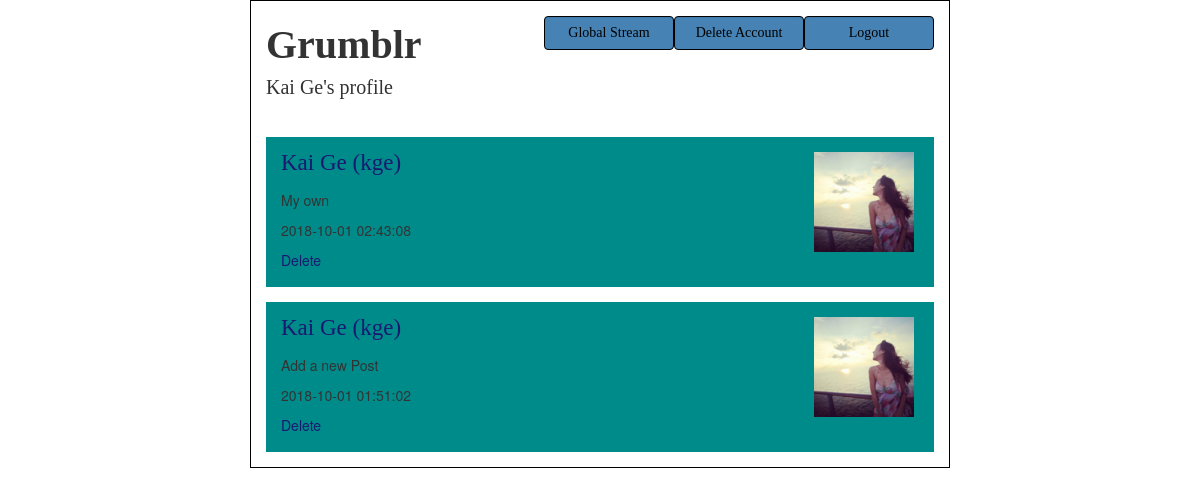
The page /grumblr/check-profile/1 (signed in) on the database its author committed.
### grumblr/models.py (models this page shows, shortened)
class User(AbstractUser):
    age = models.IntegerField(validators=[MinValueValidator(0), MaxValueValidator(150)], blank=True, null=True)
    image = models.ImageField(upload_to='profile_image', blank=True,
                              default='/static/imgs/default_photo.jpg')
    bio = models.ImageField(blank=True, max_length=420)
    followers = models.ManyToManyField(settings.AUTH_USER_MODEL)
    class Meta(AbstractUser.Meta):
        pass

class Post(models.Model):
    text = models.CharField(max_length=200)
    time_str = models.CharField(max_length=200)
    create_time = models.DateTimeField(auto_now_add=True)
    user = models.ForeignKey(settings.AUTH_USER_MODEL, on_delete=models.CASCADE)
    user_name = models.CharField(max_length=200)

### grumblr/views.py (the view)
# urls.py: path('grumblr/check-profile/<int:user_id>', views.check_profile),
@login_required
def check_profile(request, user_id):
    errors = []
    context = {}
    able_to_delete = []
    try:
        user_to_check = User.objects.get(id=user_id)
    except ObjectDoesNotExist:
        errors.append("The User does not exist")
        return redirect('/grumblr')
    all_posts = Post.objects.all().order_by('-create_time')
    posts = all_posts.filter(user_name=user_to_check.username).order_by('-create_time')
    context['posts'] = posts
    if request.user.id == user_id:
        able_to_delete.append('True')
    context = {'single_user' : user_to_check, 'errors' : errors, 'posts': posts, 'able_to_delete':able_to_delete}
    return render(request, 'grumblr/profile.html', context)

### grumblr/templates/grumblr/profile.html (shortened to what this page needs)
{% extends 'grumblr/stream_base.html' %}
{% block linkButton %}
    <a href="/grumblr/logout" class="form-control loginButton linkButton">Logout</a>
    <a href="/grumblr/delete-user" class="form-control loginButton linkButton">Delete Account</a>
    <a href="/grumblr" class="form-control loginButton linkButton">Global Stream</a>
{% endblock %}
{% block personalInfo %}
    <div class="welcomeWord">
        {% if single_user %}
            {{ single_user.first_name }} {{ single_user.last_name }}'s profile
        {% endif %}
    </div>
{% endblock %}
{% block check_delete %}
    {% if able_to_delete %}
        <p><a class="linkColor" href="/grumblr/delete-post/{{ post.id }}">Delete</a></p>
    {% endif %}
{% endblock %}

### grumblr/templates/grumblr/stream_base.html (shortened to what this page needs)
<!DOCTYPE html>
<html lang="en">
<head>
    {% load staticfiles %}
    <link rel="stylesheet" type="text/css" href="{% static 'css/bootstrap.css' %}">
    <link rel="stylesheet" href="{% static 'css/login.css' %}">
</head>
<body>
<div class="contentBorder">
    <div>
        <b class="grumblrStyle">Grumblr</b>
        {% block linkButton %}{% endblock %}
    </div>
    {% block personalInfo %}{% endblock %}
    <br>
    {% for post in posts %}
        <div class="postBackground">
            <div class="postText">
                <p class="userNameFont"><a class="linkColor" href="/grumblr/check-profile/{{ post.user.id }}">
                    {{ post.user.first_name }} {{ post.user.last_name }} ({{ post.user.username }})</a></p>
                <p>{{ post.text }}</p>
                <p>{{ post.time_str }}</p>
                {% block check_delete %}{% endblock %}
            </div>
            <div class="postPhoto">
                {% if post.user.image %}
                    {% if post.user.image == "/static/imgs/default_photo.jpg" %}
                        <img src="{{ post.user.image }}" alt="profile-photo" style="width: 100px; height: 100px">
                    {% else %}
                        <img src="{{ MEDIA_URL }}{{ post.user.image }}" alt="profile-photo" style="width: 100px; height: 100px">
                    {% endif %}
                {% else %}
                    <img src="/static/imgs/default_photo.jpg" alt="profile-photo" style="width: 100px; height: 100px">
                {% endif %}
            </div>
        </div>
    {% endfor %}
</div>
</body>
</html>

### static/css/login.css (style rules this page uses)
.loginButton { text-align: center; color: black; background-color:#4682B4; border-color: black; }
.grumblrStyle { font-size: 40px; font-family: "Times New Roman"; font-weight: bold; }
.postBackground { height: 150px; background-color: #008B8B; margin: 0; padding: 15px; position: relative; margin-top: 15px; }
.postText { display: table-cell; width: 450px; top: 0px; position: absolute; top: 10px; }
.postPhoto { margin-top: 0; display: table-cell; position: absolute; right: 20px; }
.contentBorder { border:1px solid #000; padding: 15px; margin: 0 auto; width: 700px; }
.userNameFont { font-size: 23px; font-family: "Times New Roman"; color: midnightblue; }
.linkColor { color: midnightblue; }
.linkButton { font-family: "Times New Roman"; float: right; width: 130px; height: auto; }
.welcomeWord { font-family: "Times New Roman"; font-size: 20px; }

### rows shown on the page
User: first_name "Kai", last_name "Ge"
Post: user.first_name "Kai", user.last_name "Ge", user.username "kge", text "My own", time_str "2018-10-01 02:43:08", user.image (picture)
Post: user.first_name "Kai", user.last_name "Ge", user.username "kge", text "Add a new Post", time_str "2018-10-01 01:51:02", user.image (picture)
